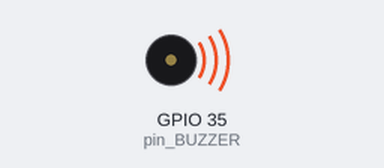
Recording of a sketch running on a simulated ESP32. On the bench: buzzer (waves = sounding, pin HIGH).

Above: at 0.5 s.
Timing chart, 0 to 4.6 s (numbered marks = the images above):
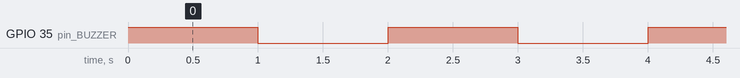

The sketch:

240423_buzzer.ino
```cpp
int pin_BUZZER = 35;

void setup() {
  // put your setup code here, to run once:
  pinMode(pin_BUZZER, OUTPUT);
}

void loop() {
  // put your main code here, to run repeatedly:
  digitalWrite(pin_BUZZER, HIGH);
  delay(1000);
  digitalWrite(pin_BUZZER, LOW);
  delay(1000);
}
```

Measured:
- by itself, GPIO 35 (pin_BUZZER): alternates HIGH for 1.0 s and LOW for 1.0 s
